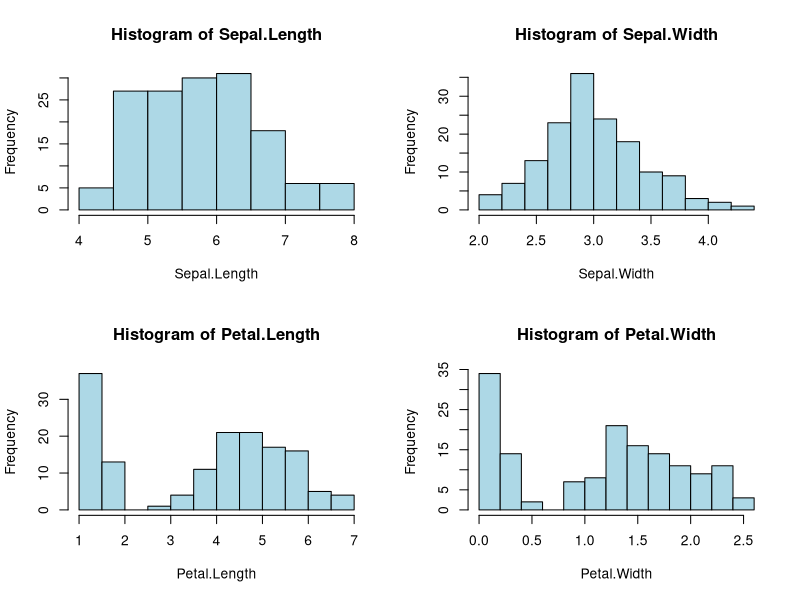
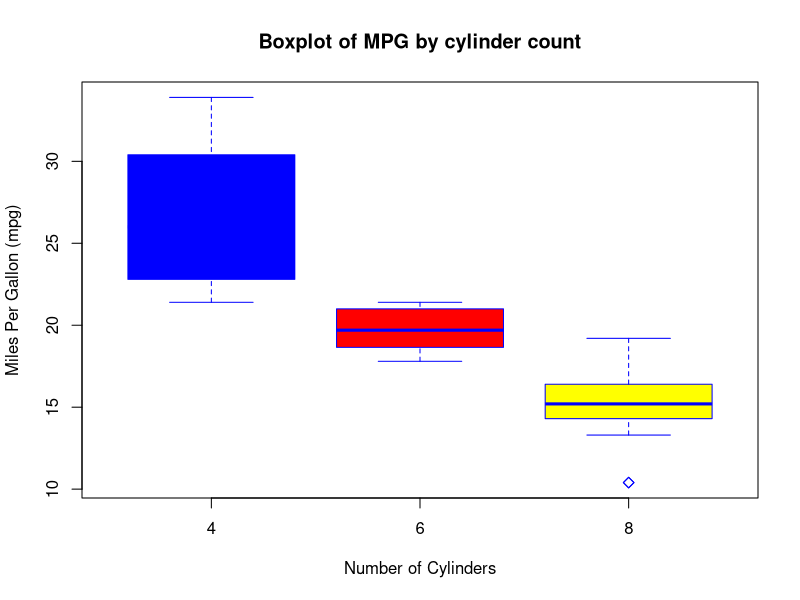
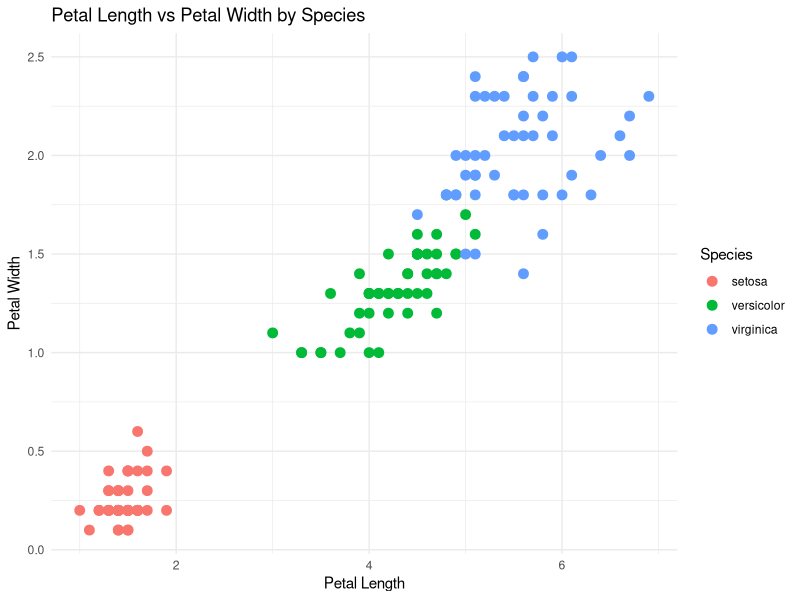

The R source for these figures, in order:
# Load necessary libraries
library(ggplot2)

# Load the Iris dataset
data("iris")

# Display basic structure and summary
print("Dataset Structure:")
str(iris)
print("Summary of Dataset:")
summary(iris)

# 1. Plot histograms to explore distribution of each variable
par(mfrow = c(2, 2))  # Set up plot layout
for (col in colnames(iris)[1:4]) {
  hist(iris[[col]], main = paste("Histogram of", col),
       xlab = col, col = "lightblue", border = "black")
}
par(mfrow = c(1, 1))  # Reset layout

#Boxplot
data(mtcars)
boxplot(mpg~cyl,
data=mtcars,
xlab="Number of Cylinders",
ylab="Miles Per Gallon (mpg)",
main="Boxplot of MPG by cylinder count",
col=c("blue","red","yellow"),
border="blue",
pch=5)

# 4. Scatter plot for Petal.Length vs Petal.Width by species
ggplot(iris, aes(x = Petal.Length, y = Petal.Width, color = Species)) +
  geom_point(size = 3) +
  ggtitle("Petal Length vs Petal Width by Species") +
  xlab("Petal Length") + ylab("Petal Width") +
  theme_minimal()
